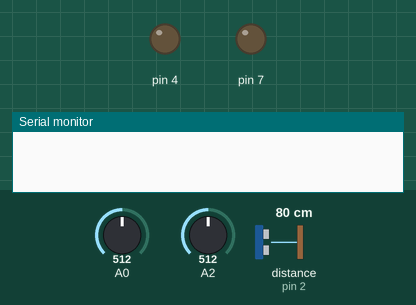
The sketch below on a simulated Arduino Uno, built with avr-gcc and run on an emulated ATmega328P. Shown: output pins drawn as LEDs (lit = HIGH), the last lines printed to the serial monitor. Wiring (inferred from the names in the program): ultrasonic range finder: trigger pin 3; echo pin 2. The inputs (shaded band) are chosen by the test bench; at power-on: distance to the obstacle (sensor on pin 2) 80 cm, A2 = 512, A0 = 512. The echo pulse lasts 58.3 µs per cm; pins used as bus, display or sensor lines are not drawn.

Above: at 1.2 s.
1.3 s: distance to the obstacle (sensor on pin 2) set to 98 cm
2.8 s: distance to the obstacle (sensor on pin 2) set to 105 cm
At 3.5 s:
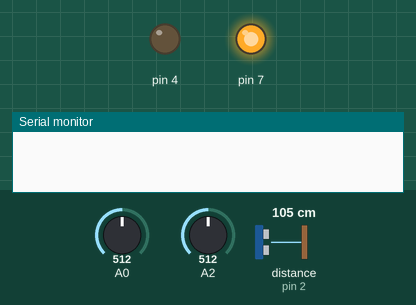
4.3 s: distance to the obstacle (sensor on pin 2) set to 2 cm
At 5.5 s:
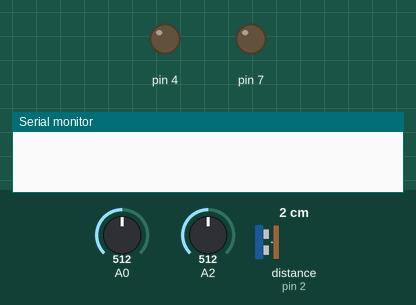
5.8 s: distance to the obstacle (sensor on pin 2) set to 120 cm
At 6.9 s:
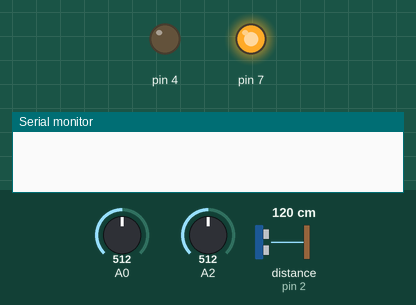
7.3 s: A2 set to 13
8.8 s: A2 set to 10
At 9.1 s:
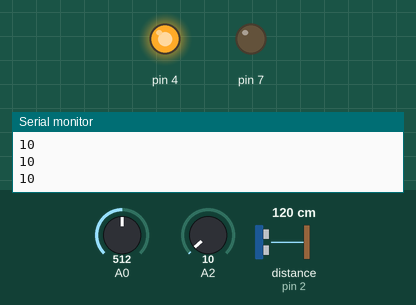
Timing chart, 0 to 11.3 s (numbered marks = the images above; inputs shaded):
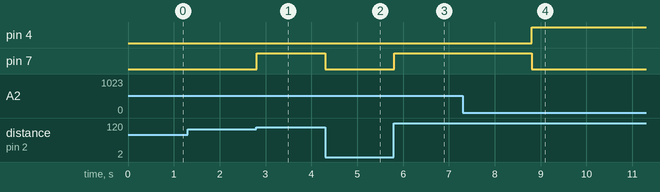

Measured:
- the behaviour switches between 102 and 103 cm on distance to the obstacle (sensor on pin 2) (found by bisection; images 0 and 1)
- the behaviour switches between 12 and 11 on A2 (found by bisection; images 3 and 4)
- after the input at 1.3 s, every drawn part: stays the same
- after the input at 2.8 s, pin 7: LOW → HIGH at once
- after the input at 4.3 s, pin 7: HIGH → LOW at once
- after the input at 5.8 s, pin 7: LOW → HIGH at once
- after the input at 7.3 s, every drawn part: stays the same
- after the input at 8.8 s, pin 4: LOW → HIGH at once; pin 7: HIGH → LOW at once

The sketch:

project3-mars.ino
```cpp
// C++ code
//
const int echo = 2;
const int trig = 3;

int distance;
long duration;

void setup()
{
  pinMode(echo,INPUT);
  pinMode(trig,OUTPUT);
  pinMode(11,INPUT);
  pinMode(4,OUTPUT);
  pinMode(7,OUTPUT);
  Serial.begin(9600);
}

void loop()
{
  digitalWrite(trig,LOW);
  delayMicroseconds(5);

  digitalWrite(trig,HIGH);
  delayMicroseconds(10);
  digitalWrite(trig,LOW);

  duration = pulseIn(echo,HIGH);

  distance = duration*0.034/2 ;

  if(distance > 100){
    if((analogRead(A0) >250)&& analogRead(A2) < 12){
      Serial.println(analogRead(A2));
      digitalWrite(4,HIGH);
      digitalWrite(7,LOW);
    }
    else{
      digitalWrite(7,HIGH);
      digitalWrite(4,LOW);
    }
  }
  else{
  	digitalWrite(7,LOW);
    digitalWrite(4,LOW);
  }

}
```
